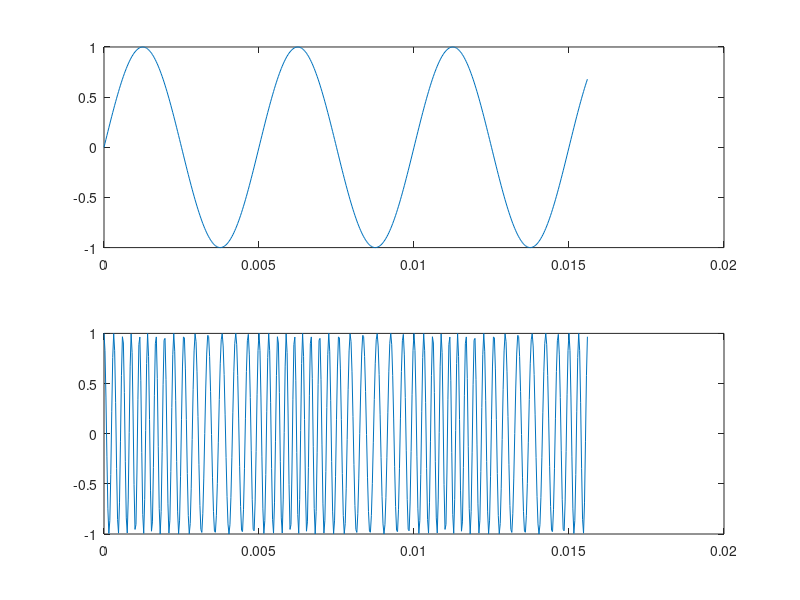

The MATLAB script that drew this image: (Note: this script raises an error after producing the figure.)
close all;

fs=32000;		% Sampling frequency (Hz)
kf= 800; 		% Frequency deviation constant (Hz/V)
fc=3000; 		% Carrier frequency (Hz)
fm= 200; 		% Modulating frequency (Hz);

N=100000; 		% Number of samples

n=0:N-1;
Ts=1/fs;
t=n*Ts; 		% Sampling times

m=sin(2*pi*fm*t); % Modulating signal
xfm=cos(2*pi*fc*t+2*pi*kf*cumsum(m)*Ts); % FM signal

figure(1);
nn=1:500;
subplot(211),plot(t(nn),m(nn));
subplot(212),plot(t(nn),xfm(nn));

figure(2);
powerspec(xfm,Ts);


beta=kf*max(abs(m))/fm;

sxp=1/4*(besselj(0,beta))^2;


% Question 1

% La potencia de las deltas es inversamente proporcional a Kp
% Cuando disminuye la potencia por delta, aumenta el ancho de banda

% La distancia entre las deltas del espectro de potencia viene dada por FM


% Question 2

% El índice de modulación depende de K y del máximo de la señal del mensaje
% tanto en modulación de fasae como de frecuencia; y en caso de la
% modulación de frecuencia también depende de Fm

% El ancho de banda con beta = 0.1 se puede aproximar a 2 * fc, ya que el
% resto de componentes tienen potencia práctiamente nula.
% El ancho de banda con beta = 4 hay un total de 6 deltas a cada lado de
% cada una de las componentes en fc, por lo que el ancho de banda es 
% 2 * (fc + 6fm)